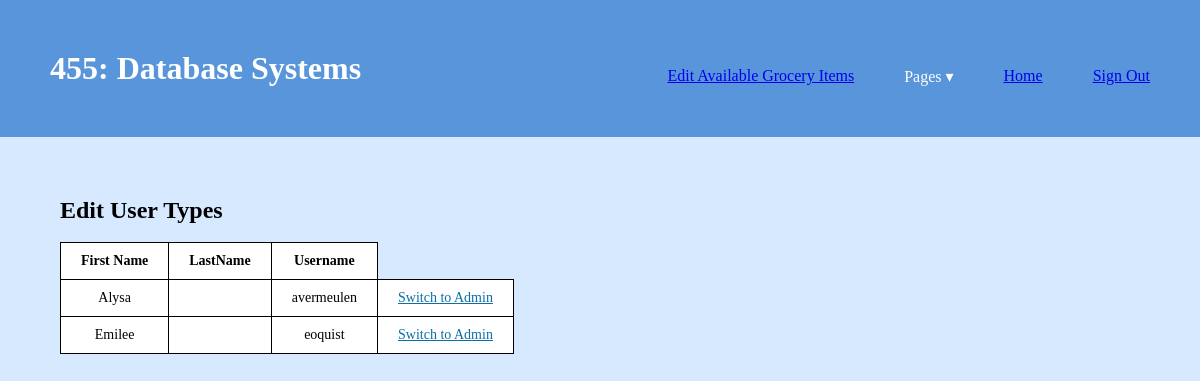
The page /GroceryApp/editUserTypesPage.php (signed in) on the database its author committed.
### tables this page shows
CREATE TABLE User (
    firstName TEXT NOT NULL,
    lastName TEXT NOT NULL,
    username TEXT NOT NULL PRIMARY KEY,
    password TEXT NOT NULL,
    userType TEXT NOT NULL
);

### GroceryApp/editUserTypesPage.php (the view, shortened to what this page needs)
<!DOCTYPE html>
<html>
<head>
    <link rel="stylesheet" href="styles.css" />
</head>
<body>
    <div class="page">
        <header class="menu-container">
            <h1 class="logo">455: Database Systems</h1>
            <nav class="menu">
                <?php
                if($_SESSION['userType'] == "Admin"){
                    echo '<li><a href="editAvailableItems.php">Edit Available Grocery Items</a></li>';
                }
                ?>
                <li class="dropdown">
                    <span>Pages &#9662;</span>
                </li>
                <li><a href="index.html">Home</a></li>
                <li><a href="signOut.php">Sign Out</a></li>
            </nav>
        </header>
        <article class="content">
            <header>
                <h2>Edit User Types</h2>
            </header>
            <div>
                <?php
                    $db_file = './myDB/grocery.db';
                    try {
                        $db = new PDO('sqlite:' . $db_file);
                        $db->setAttribute(PDO::ATTR_ERRMODE, PDO::ERRMODE_EXCEPTION);
                        $qry = "select * from user order by firstName;";
                        $result_set = $db->query($qry);
                        echo '<br>
                            <table>
                                <thead>
                                    <tr>
                                    <th>First Name</th>
                                    <th>LastName</th>
                                    <th>Username</th>
                                    </tr>
                                </thead>
                                <tbody>';
                        $message = "Switch to Admin";
                        foreach($result_set as $tuple){
                            if ($tuple['username'] != $_SESSION['username']){
                                echo '<tr>
                                        <td>'.$tuple['firstName'].'</td>
                                        <td>'.$tuple['last Name'].'</td>
                                        <td>'.$tuple['username'].'</td>
                                        <td><a href="editUserType.php?foodID='.$tuple['username'].'" style="color: #0b6fa6">'.$message.'</a></td>
                                    </tr>';
                            }
                        }
                        echo '</tbody>
                            </table>';
                    }
                    catch(PDOException $e) {
                        die('Exception : '.$e->getMessage());
                    }
                ?>
            </div>
        </article>
    </div>
</body>
</html>

### GroceryApp/styles.css (style rules this page uses)
:root { --header-color: #5995da; --header-font: #fff; --header-hover: #5d6063; --header-dropdown-background: #b2d6ff; --background-color: #d6e9fe; --body-font: #fffffc; --pop-of-green: #b9f5d8; --pop-of-blue: #08a4bd; }
* { margin: 0; padding: 0; box-sizing: border-box; }
body { min-height: 100vh; display: flex; background-color: var(--background-color); flex-direction: column; }
.page { height: 100%; }
.menu-container { color: var(--header-font); background-color: var(--header-color); padding: 20px 0; display: flex; justify-content: space-between; width: 100%; padding: 50px; }
.menu { margin-top: 15px; width: 60%; display: flex; align-items: center; justify-content: right; }
.menu > li { display: inline; margin-right: 50px; }
.menu > li:last-of-type { margin-right: 0; }
.dropdown { position: relative; display: inline-flex; }
.dropdown > span { z-index: 2; position: relative; cursor: pointer; }
.content { display: block; margin: 5%; }
table { border-collapse: collapse; }
td, th { border: 1px solid black; padding: 10px 20px; font-size: 14px; text-align: center; background-color: var(--header-font); }

### rows shown on the page
user: firstName "Alysa", username "avermeulen"
user: firstName "Emilee", username "eoquist"
